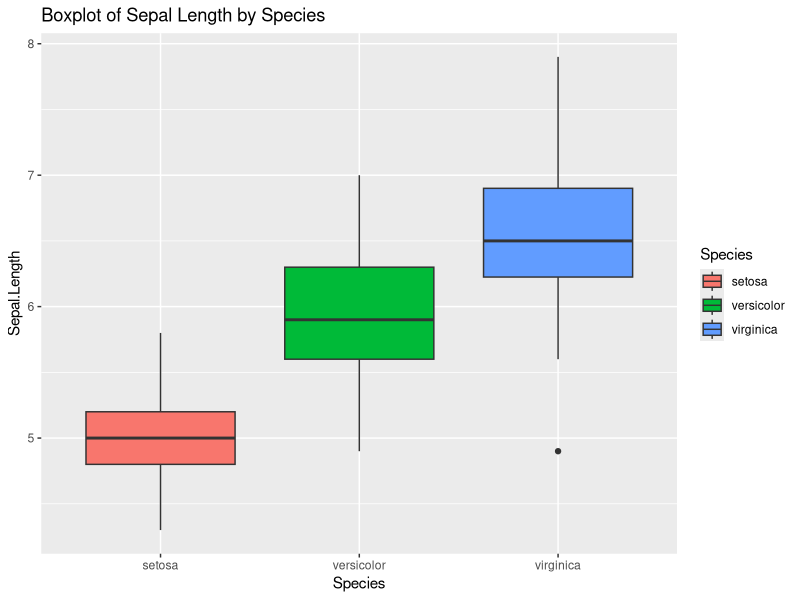
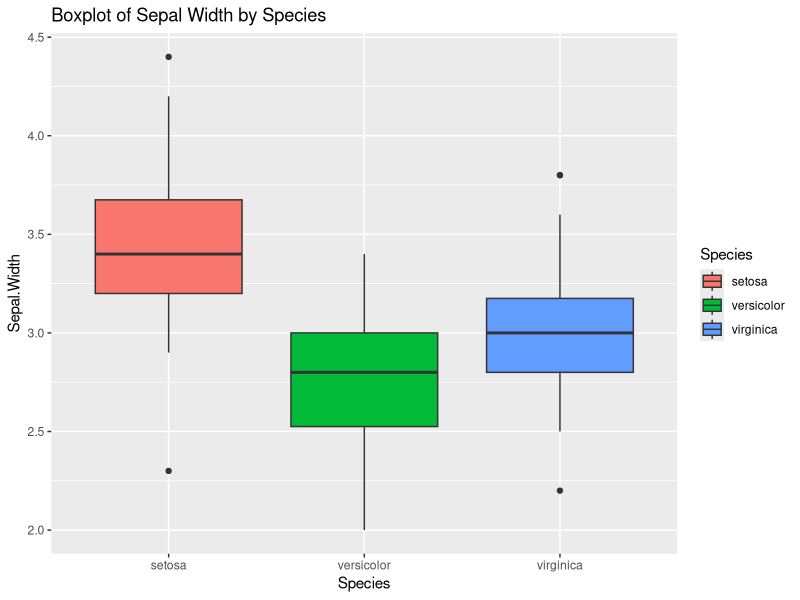
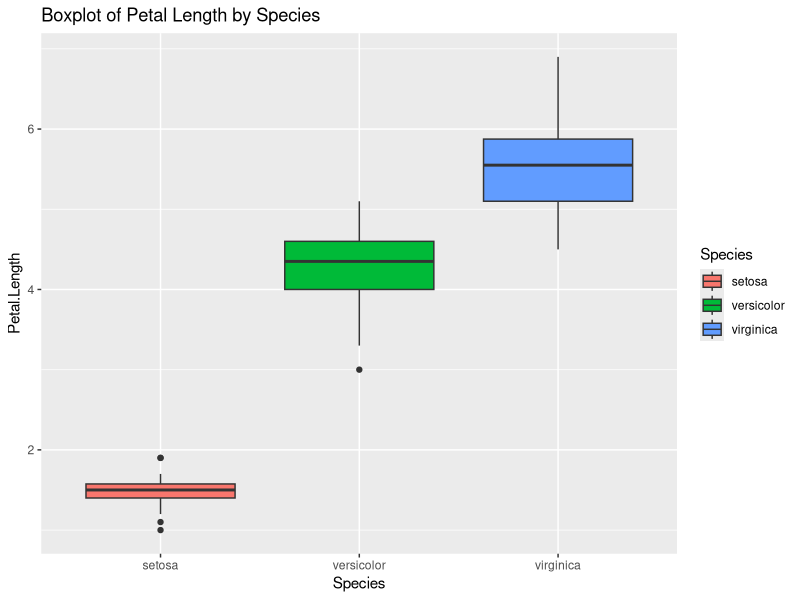
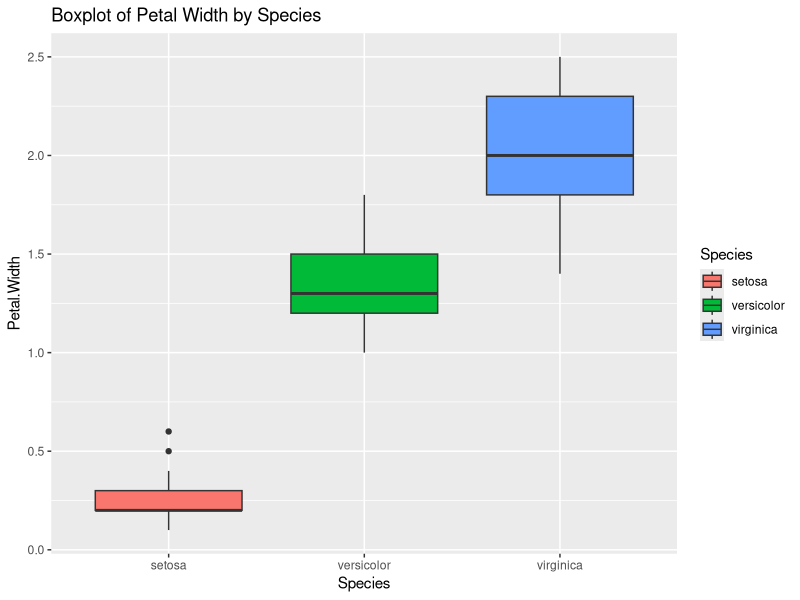
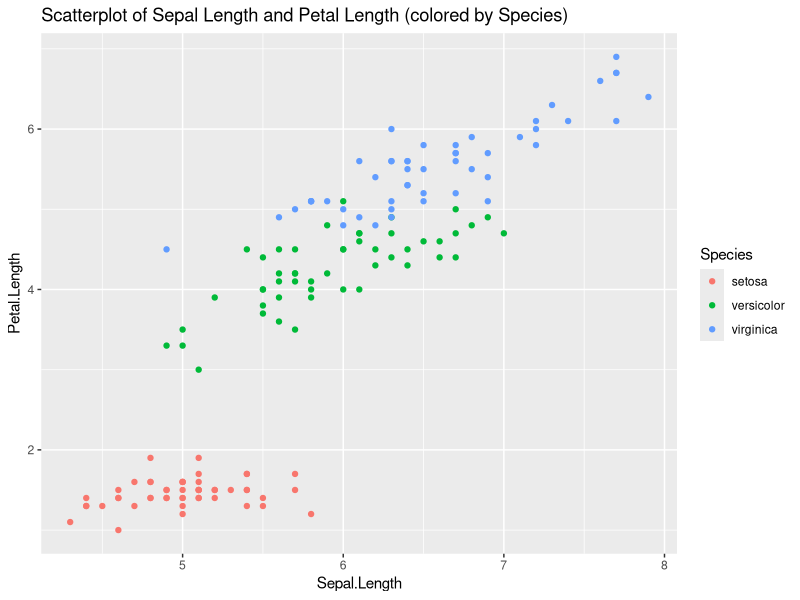

R code for these plots, in order:

data(iris)


install.packages("ggplot2")


library(ggplot2)


ggplot(iris, aes(x = Species, y = Sepal.Length, fill = Species)) +
  geom_boxplot() +
  labs(title = "Boxplot of Sepal Length by Species")

ggplot(iris, aes(x = Species, y = Sepal.Width, fill = Species)) +
  geom_boxplot() +
  labs(title = "Boxplot of Sepal Width by Species")

ggplot(iris, aes(x = Species, y = Petal.Length, fill = Species)) +
  geom_boxplot() +
  labs(title = "Boxplot of Petal Length by Species")

ggplot(iris, aes(x = Species, y = Petal.Width, fill = Species)) +
  geom_boxplot() +
  labs(title = "Boxplot of Petal Width by Species")


ggplot(iris, aes(x = Sepal.Length, y = Petal.Length, color = Species)) +
  geom_point() +
  labs(title = "Scatterplot of Sepal Length and Petal Length (colored by Species)")
